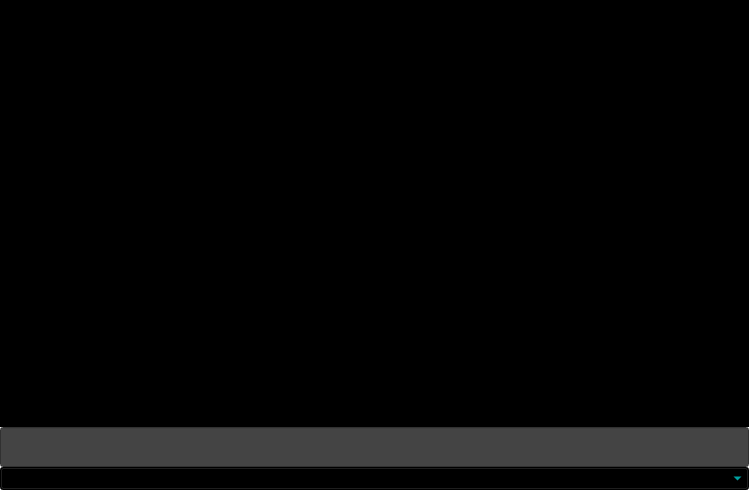
<?xml version="1.0" encoding="UTF-8"?>
<ui version="4.0">
 <class>PythonForm</class>
 <widget class="QWidget" name="PythonForm">
  <property name="geometry">
   <rect>
    <x>0</x>
    <y>0</y>
    <width>749</width>
    <height>490</height>
   </rect>
  </property>
  <property name="sizePolicy">
   <sizepolicy hsizetype="Expanding" vsizetype="Expanding">
    <horstretch>0</horstretch>
    <verstretch>0</verstretch>
   </sizepolicy>
  </property>
  <property name="minimumSize">
   <size>
    <width>0</width>
    <height>30</height>
   </size>
  </property>
  <property name="font">
   <font>
    <family>Consolas</family>
    <pointsize>10</pointsize>
   </font>
  </property>
  <property name="windowTitle">
   <string>Form</string>
  </property>
  <layout class="QVBoxLayout" name="verticalLayout_2">
   <property name="spacing">
    <number>0</number>
   </property>
   <property name="leftMargin">
    <number>0</number>
   </property>
   <property name="topMargin">
    <number>0</number>
   </property>
   <property name="rightMargin">
    <number>0</number>
   </property>
   <property name="bottomMargin">
    <number>0</number>
   </property>
   <item>
    <widget class="QTextBrowser" name="textBrowser">
     <property name="font">
      <font>
       <family>Consolas</family>
       <pointsize>12</pointsize>
       <weight>75</weight>
       <bold>true</bold>
      </font>
     </property>
     <property name="cursor" stdset="0">
      <cursorShape>IBeamCursor</cursorShape>
     </property>
     <property name="focusPolicy">
      <enum>Qt::NoFocus</enum>
     </property>
     <property name="styleSheet">
      <string notr="true">background:rgb(0, 0, 0);color:rgb(0, 255, 0)</string>
     </property>
     <property name="documentTitle">
      <string>Python</string>
     </property>
     <property name="lineWrapMode">
      <enum>QTextEdit::WidgetWidth</enum>
     </property>
     <property name="html">
      <string>&lt;!DOCTYPE HTML PUBLIC &quot;-//W3C//DTD HTML 4.0//EN&quot; &quot;http://www.w3.org/TR/REC-html40/strict.dtd&quot;&gt;
&lt;html&gt;&lt;head&gt;&lt;meta name=&quot;qrichtext&quot; content=&quot;1&quot; /&gt;&lt;title&gt;Python&lt;/title&gt;&lt;style type=&quot;text/css&quot;&gt;
p, li { white-space: pre-wrap; }
&lt;/style&gt;&lt;/head&gt;&lt;body style=&quot; font-family:'Consolas'; font-size:12pt; font-weight:600; font-style:normal;&quot;&gt;
&lt;p style=&quot;-qt-paragraph-type:empty; margin-top:0px; margin-bottom:0px; margin-left:0px; margin-right:0px; -qt-block-indent:0; text-indent:0px; font-size:10pt; font-weight:400;&quot;&gt;&lt;br /&gt;&lt;/p&gt;&lt;/body&gt;&lt;/html&gt;</string>
     </property>
    </widget>
   </item>
   <item>
    <widget class="ConsoleLinEdit" name="lineEdit">
     <property name="sizePolicy">
      <sizepolicy hsizetype="Expanding" vsizetype="Preferred">
       <horstretch>0</horstretch>
       <verstretch>0</verstretch>
      </sizepolicy>
     </property>
     <property name="minimumSize">
      <size>
       <width>0</width>
       <height>40</height>
      </size>
     </property>
     <property name="maximumSize">
      <size>
       <width>16777215</width>
       <height>16777215</height>
      </size>
     </property>
     <property name="font">
      <font>
       <family>Consolas</family>
       <pointsize>12</pointsize>
       <weight>75</weight>
       <italic>false</italic>
       <bold>true</bold>
      </font>
     </property>
     <property name="focusPolicy">
      <enum>Qt::StrongFocus</enum>
     </property>
     <property name="styleSheet">
      <string notr="true">background-color: rgb(68, 68, 68);
color: rgb(255, 255, 127);</string>
     </property>
     <property name="inputMask">
      <string/>
     </property>
     <property name="text">
      <string/>
     </property>
     <property name="maxLength">
      <number>32767</number>
     </property>
    </widget>
   </item>
   <item>
    <widget class="QComboBox" name="comboBox">
     <property name="minimumSize">
      <size>
       <width>0</width>
       <height>0</height>
      </size>
     </property>
     <property name="maximumSize">
      <size>
       <width>16777215</width>
       <height>30</height>
      </size>
     </property>
     <property name="font">
      <font>
       <family>Consolas</family>
       <pointsize>10</pointsize>
      </font>
     </property>
     <property name="autoFillBackground">
      <bool>false</bool>
     </property>
     <property name="styleSheet">
      <string notr="true">background-color: rgb(0, 0, 0);
color: rgb(0, 255, 255);
</string>
     </property>
     <property name="currentIndex">
      <number>-1</number>
     </property>
     <property name="maxVisibleItems">
      <number>5</number>
     </property>
     <property name="insertPolicy">
      <enum>QComboBox::InsertAtCurrent</enum>
     </property>
     <property name="iconSize">
      <size>
       <width>0</width>
       <height>0</height>
      </size>
     </property>
    </widget>
   </item>
  </layout>
 </widget>
 <customwidgets>
  <customwidget>
   <class>ConsoleLinEdit</class>
   <extends>QLineEdit</extends>
   <header>consolelinedit.h</header>
  </customwidget>
 </customwidgets>
 <resources/>
 <connections>
  <connection>
   <sender>comboBox</sender>
   <signal>highlighted(QString)</signal>
   <receiver>lineEdit</receiver>
   <slot>setText(QString)</slot>
   <hints>
    <hint type="sourcelabel">
     <x>226</x>
     <y>470</y>
    </hint>
    <hint type="destinationlabel">
     <x>227</x>
     <y>436</y>
    </hint>
   </hints>
  </connection>
 </connections>
</ui>
